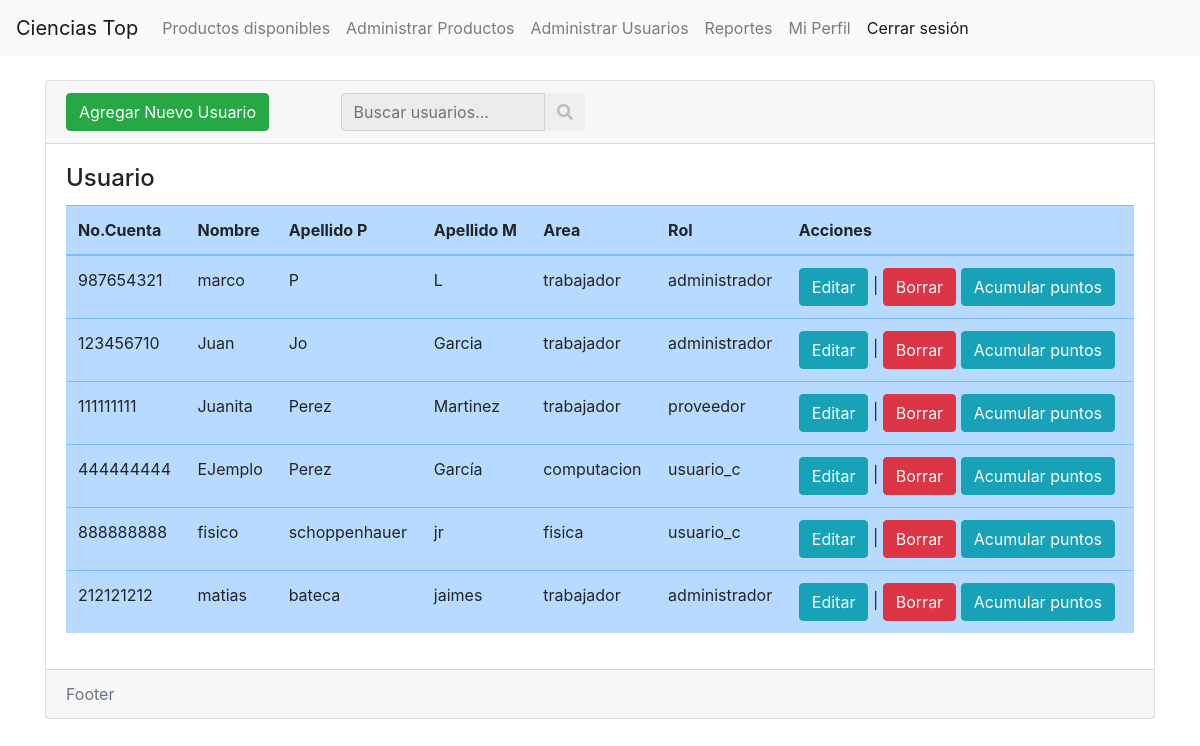
Before: /usuarios/ (signed in) with the older database file.
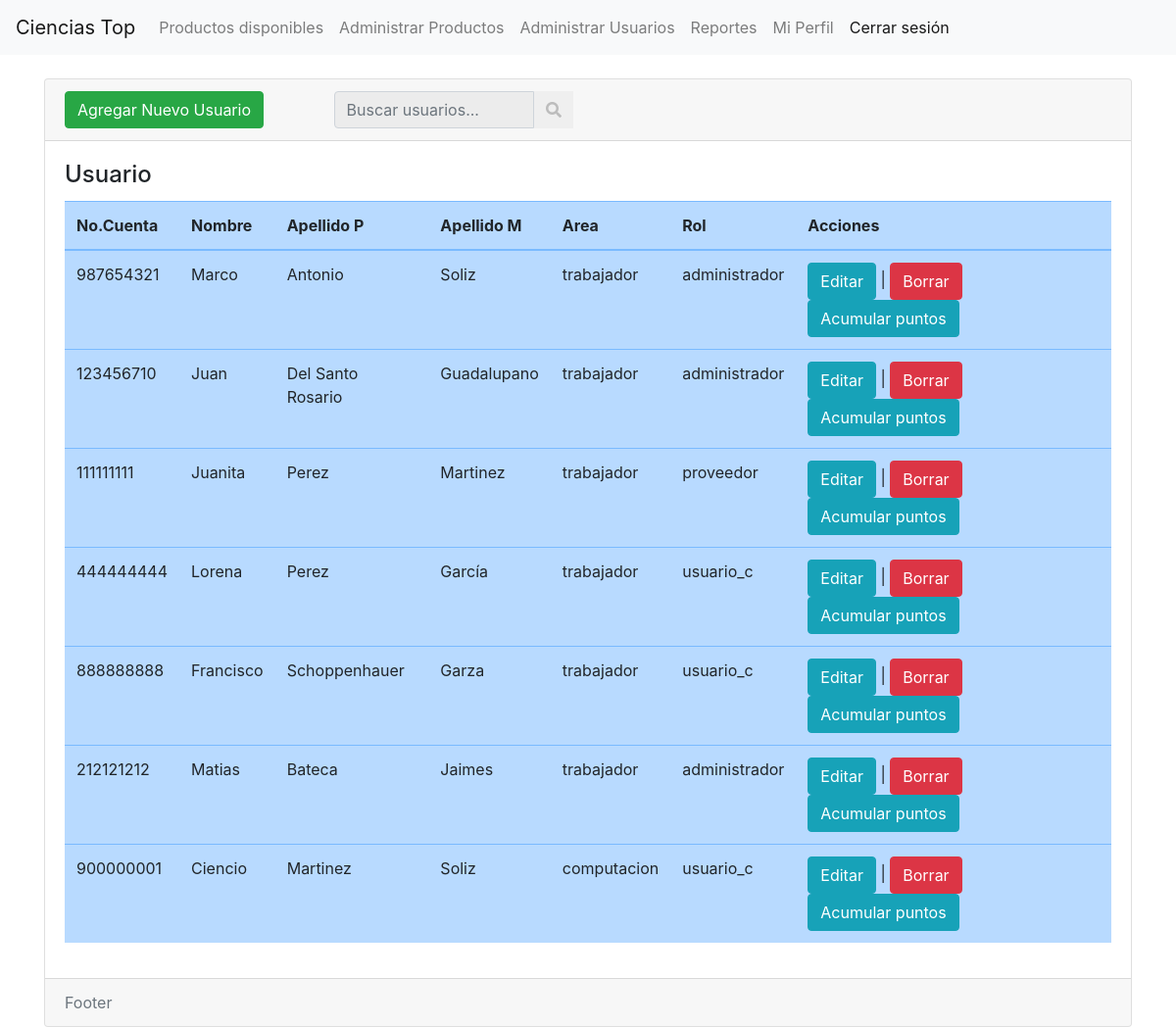
After: the same page with the newer database file.
### usuario/models.py (models this page shows, shortened)
class Usuario(models.Model):
    user = models.OneToOneField(User, on_delete=models.CASCADE)
    nombre = models.CharField(max_length=40)
    apellidopaterno = models.CharField(max_length=40)
    apellidomaterno = models.CharField(max_length=40)
    puntos = models.IntegerField(default=100)
    celular = PhoneNumberField()
    nocuenta = models.CharField(max_length=9)
    area = models.CharField(max_length=100, default='trabajador')
    email = models.EmailField()
    oculto = models.BooleanField(default=False)
    def get_group_display(self):
        return ', '.join([group.name for group in self.user.groups.all()])  # Devuelve los grupos del usuario

### usuario/views.py (the view)
# urls.py: path('usuarios/', include('usuario.urls')),
@login_required
@user_passes_test(is_admin)
def usuarios(request):
    keyword = request.GET.get('keyword', '')
    usuario_actual = request.user
    usuarios = []
    if keyword:
        print('KEYWORD', keyword)
        usuarios = Usuario.objects.filter(
            Q(oculto=False) &
            ( Q(nombre__icontains=keyword) | Q(nocuenta__icontains=keyword) | Q(email__icontains=keyword) )
        ).exclude(user=usuario_actual)
    else:
        usuarios = Usuario.objects.filter(oculto=False).exclude(user=usuario_actual)
    return render(request, 'usuarios/index.html', {'usuarios': usuarios, 'keyword': keyword})

### usuario/views.py (called while the page is built)
def is_admin(user):
    return user.groups.filter(name='administrador').exists()

### usuario/templates/usuarios/index.html (shortened to what this page needs)
{% extends 'base.html' %}
{% block contenido %}
<div class="card">
    <div class="card-header">
		<div class="row">
			<div class="col-12 col-sm-3">
				<a
				name=""
				id=""
				class="btn btn-success"
				href="{% url 'registrar' %}"
				role="button"
				>Agregar Nuevo Usuario</a>
			</div>
			<div class="col-12 col-sm-3">
				<form action="{% url 'usuarios' %}" method="get" class="form-search">
					<div class="input-group">
						<input type="text" name="keyword" value="{{ keyword }}" class="form-control" placeholder="Buscar usuarios..." />
						<button type="submit"><i class="fa fa-search"></i></button>
					</div>
				</form>
			</div>
			<div class="col-12 col-sm-3">
			</div>
        </div>
    </div>
    <div class="card-body">
        <h4 class="card-title">Usuario</h4>
        <div
            class="table-responsive"
        >
            <table
                class="table table-primary"
            >
                <thead>
                    <tr>
                        <th scope="col">No.Cuenta</th>
                        <th scope="col">Nombre</th>
                        <th scope="col">Apellido P</th>
                        <th scope="col">Apellido M</th>
                        <th scope="col">Area </th>
                        <th scope="col">Rol </th>
                        <th scope="col">Acciones</th>
                    </tr>
                </thead>
                <tbody>
                    {% for usuario in usuarios %}
                        <tr class="">
                            <td scope="row"> {{usuario.nocuenta}} </td>
                            <td>{{usuario.nombre}}</td>
                            <td>{{usuario.apellidopaterno}}</td>
                            <td>{{usuario.apellidomaterno}}</td>
                            <td>{{usuario.area}}</td>
                            <td>{{usuario.get_group_display}}</td>
                            <td> <a
                                name=""
                                id=""
                                class="btn btn-info"
                                href="{% url 'editar_u' usuario.nocuenta %}"
                                role="button"
                                >Editar</a>
                             |
                             <a
                                name=""
                                id=""
                                class="btn btn-danger"
                                href="{% url 'eliminar_u' usuario.nocuenta %}"
                                role="button"
                                onclick="return confirmarEliminacion()"
                                >Borrar
                            </a>
                            <a
                                name=""
                                id=""
                                class="btn btn-info"
                                href="{% url 'acumular_puntos' usuario.nocuenta %}"
                                role="button"
                                >Acumular puntos
                            </a>
                            </td>
                        </tr>
                    {% endfor %}
                </tbody>
            </table>
        </div>
    </div>
    <div class="card-footer text-muted">Footer</div>
</div>
{% endblock %}

### producto/templates/base.html (shortened to what this page needs)
	{% load static %}
<!DOCTYPE html>
<html lang="en">
<head>
    <link rel="stylesheet" href="https://stackpath.bootstrapcdn.com/bootstrap/4.3.1/css/bootstrap.min.css" />
    <link rel="stylesheet" href="https://use.fontawesome.com/releases/v5.15.3/css/all.css" />
    <link rel="stylesheet" href="{% static 'styles.css' %}" />
</head>
<body>
    <nav class="navbar navbar-expand-lg navbar-light bg-light">
        <a class="navbar-brand" href="#">Ciencias Top</a>
        <div class="collapse navbar-collapse" id="navbarNav">
            <ul class="navbar-nav">
                <li class="nav-item">
                    <a class="nav-link" href="{% url 'productos' %}">Productos disponibles</a>
                </li>
                {% if not is_usuario_c %}
                <li class="nav-item ">
                    <a class="nav-link" href="{% url 'admin_productos' %}">Administrar Productos</a>
                </li>
                {% endif %}
                {% if not is_usuario_c and not is_prov %}
                <li class="nav-item ">
                    <a class="nav-link" href="{% url 'usuarios' %}">Administrar Usuarios</a>
                </li>
                {% endif %}
                {% if not is_usuario_c and not is_prov %}
                <li class="nav-item ">
                    <a class="nav-link" href="{% url 'reportes_menu' %}">Reportes</a>
                </li>
                {% endif %}
                <li class="nav-item ">
                    <a class="nav-link" href="{% url 'perfil' %}">Mi Perfil</a>
                </li>
                <li class="nav-item active">
                    <a class="nav-link" href="{% url 'logout' %}">Cerrar sesión</a>
                </li>
            </ul>
        </div>
    </nav>
    <div class="container">
        <br/>
        {% if user.is_authenticated %}
            {% block contenido %} {% endblock %}
        {% else %}
            <a href="{% url 'login' %}">Here</a>
        {% endif %}
    </div>
</body>
</html>

### producto/templates/base.html (style rules this page uses)
li:last-child { margin-left: auto; }
.form-search input { background:#ececec; }
.form-search button { border:0;padding:5px 12px;color:#bcbcbc; }

Changed rows visible on the page:
changed Usuario: nombre "marco" → "Marco"; apellidopaterno "P" → "Antonio"; apellidomaterno "L" → "Soliz"
changed Usuario "Juan": apellidopaterno "Jo" → "Del Santo Rosario"; apellidomaterno "Garcia" → "Guadalupano"
changed Usuario "García": nombre "EJemplo" → "Lorena"; area "computacion" → "trabajador"
changed Usuario: nombre "fisico" → "Francisco"; apellidopaterno "schoppenhauer" → "Schoppenhauer"; apellidomaterno "jr" → "Garza"; area "fisica" → "trabajador"
changed Usuario: nombre "matias" → "Matias"; apellidopaterno "bateca" → "Bateca"; apellidomaterno "jaimes" → "Jaimes"
added Usuario: nocuenta "900000001", nombre "Ciencio", apellidopaterno "Martinez", apellidomaterno "Soliz", area "computacion", group "usuario_c"
